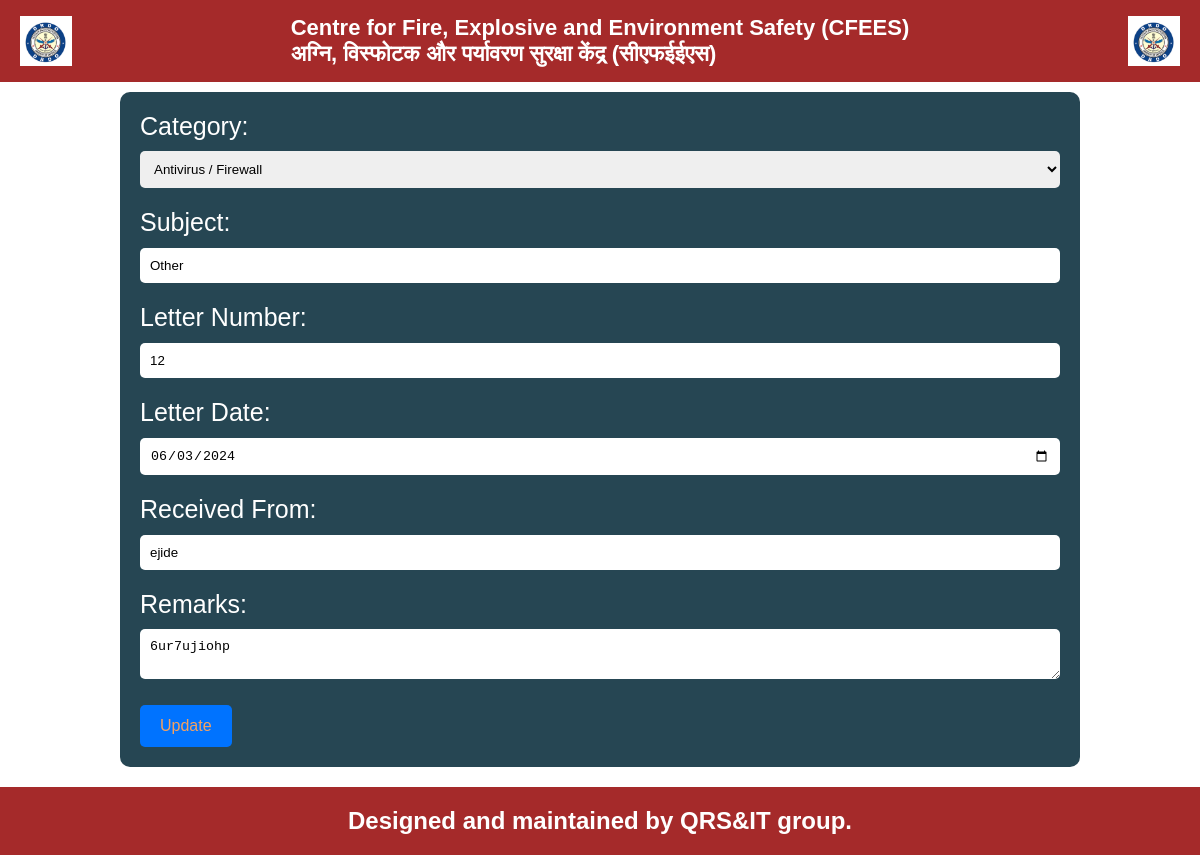
The page /edit.php?id=1 on the database its author committed.
### tables this page shows
CREATE TABLE `files` (
  `id` int(11) NOT NULL,
  `category_id` int(11) NOT NULL,
  `subject` varchar(255) NOT NULL,
  `letter_number` varchar(255) NOT NULL,
  `letter_date` date NOT NULL,
  `received_from` varchar(255) NOT NULL,
  `remarks` text DEFAULT NULL,
  `file_name` varchar(255) NOT NULL,
  `upload_date` timestamp NOT NULL DEFAULT current_timestamp()
);

### edit.php (the view, shortened to what this page needs)
<?php
require_once ('db.php');
$id = $_GET['id'];
$stmt = $pdo->prepare('SELECT * FROM files WHERE id = ?');
$stmt->execute([$id]);
$file = $stmt->fetch(PDO::FETCH_ASSOC);
?>
<!DOCTYPE html>
<html lang="en">
<head>
</head>
<body>
    <div class="header">
        <img src="drdo-logo.png" alt="DRDO Logo">
        <h1>Centre for Fire, Explosive and Environment Safety (CFEES)<br>
            अग्नि, विस्फोटक और पर्यावरण सुरक्षा केंद्र (सीएफईईएस)
        </h1>
        <img src="drdo-logo.png" alt="DRDO Logo">
    </div>
    <form action="edit.php" method="post">
        <label for="category_id" class="category">Category:</label>
        <select name="category_id" id="category_id" required>
            <?php
            $categories = $pdo->query('SELECT * FROM categories')->fetchAll(PDO::FETCH_ASSOC);
            foreach ($categories as $category) {
                $selected = $category['id'] == $file['category_id'] ? 'selected' : '';
                echo '<option value="' . htmlspecialchars($category['id']) . '" ' . $selected . '>' . htmlspecialchars($category['name']) . '</option>';
            }
            ?>
        </select><br>
        <div class="forming">
            <label for="subject">Subject:</label>
            <input type="text" id="subject" name="subject" value="<?php echo htmlspecialchars($file['subject']); ?>"
                required><br>
            <label for="letter_number">Letter Number:</label>
            <input type="text" id="letter_number" name="letter_number"
                value="<?php echo htmlspecialchars($file['letter_number']); ?>" required><br>
            <label for="letter_date">Letter Date:</label>
            <input type="date" id="letter_date" name="letter_date"
                value="<?php echo htmlspecialchars($file['letter_date']); ?>" required><br>
            <label for="received_from">Received From:</label>
            <input type="text" id="received_from" name="received_from"
                value="<?php echo htmlspecialchars($file['received_from']); ?>" required><br>
            <label for="remarks">Remarks:</label>
            <textarea id="remarks" name="remarks"><?php echo htmlspecialchars($file['remarks']); ?></textarea><br>
            <input type="submit" value="Update">
        </div>
    </form>
    <footer>
        <h2>Designed and maintained by QRS&IT group.</h2>
    </footer>
</body>
</html>

### edit.php (style rules this page uses)
:root { --color-primary: #0073ff; --color-white: #f4a261; --color-black: #264653; --color-black-1: #212b38; }
* { margin: 0; padding: 0; box-sizing: border-box; }
body { font-family: sans-serif; min-height: 100vh; display: flex; flex-direction: column; justify-content: space-between; }
.header { background-color: brown; color: white; padding: 15px 20px; margin-bottom: 10px; display: flex; align-items: center; justify-content: space-between; width: 100%; position: relative; }
.header img { height: 50px; }
.header h1 { font-size: 22px; margin: 0; }
form { width: 80%; margin: auto; background-color: var(--color-black); padding: 20px; border-radius: 10px; position: static; }
label { display: block; margin-bottom: 10px; }
input[type="text"], input[type="date"], select, textarea { width: 100%; padding: 10px; margin-bottom: 20px; border: none; border-radius: 5px; }
input[type="submit"] { padding: 12px 20px; border: none; border-radius: 5px; background-color: var(--color-primary); color: var(--color-white); font-size: 16px; cursor: pointer; transition: background-color 0.3s ease; }
.forming { position: relative; font-size: 25px; margin: auto; color: white; }
footer { background-color: brown; color: white; text-align: center; padding: 20px 0; width: 100%; position: relative; bottom: 0; left: 0; margin-top: 20px; }
.category { font-size: 25px; color: white; }

### rows shown on the page
files: subject "Other", letter_number "12", letter_date "06/03/2024", received_from "ejide", remarks "6ur7ujiohp"

### other values the page prints
form field category_id "Antivirus / Firewall"
